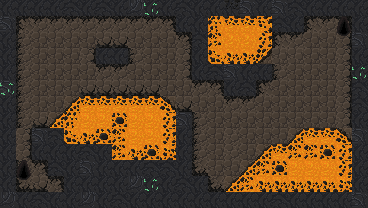

Below is a game level as drawn by its tile map, then a one-line description and the .tmx file that defines it, in full:
An orthogonal 23x13 tile map with 16x16 px tiles, 2 tile layers (Tile Layer 1, Tile Layer 2) and 10 objects (5x rock, 2x lava_blob, player_spawn, pickaxe, level_exit).

<map version="1.10" tiledversion="1.10.2" orientation="orthogonal" renderorder="right-down" width="23" height="13" tilewidth="16" tileheight="16" infinite="0" nextlayerid="4" nextobjectid="24">
 <tileset firstgid="1" source="cave_crawler_v2.tsx" />
 <layer id="1" name="Tile Layer 1" width="23" height="13">
  <data encoding="csv">
95,95,95,95,2684354655,95,2684354655,95,2684354656,95,95,95,95,95,95,95,95,95,95,95,95,95,95,
96,62,62,62,62,62,62,62,62,62,2684354642,2684354656,96,46,46,46,46,96,62,62,62,2684354642,95,
95,62,62,62,62,62,61,61,62,62,62,62,62,46,46,46,46,62,62,62,62,76,95,
95,62,62,62,62,61,95,95,61,62,62,62,62,46,46,46,46,62,62,62,62,62,95,
95,62,62,62,62,62,61,61,62,62,62,62,2684354655,62,2684354655,62,96,62,62,62,62,62,95,
96,62,62,62,62,62,62,62,62,62,62,62,62,62,62,2684354655,62,62,62,62,62,62,95,
95,62,62,62,48,48,48,48,48,47,48,62,62,62,62,62,62,62,62,62,62,62,95,
95,62,62,48,48,48,48,48,48,48,48,96,62,62,62,62,62,62,62,62,62,62,95,
95,62,62,62,48,48,48,48,48,48,48,95,62,62,62,62,62,62,48,48,48,48,95,
95,62,62,62,96,62,62,48,48,48,48,95,62,62,62,62,48,48,48,46,48,48,95,
95,77,61,62,62,62,62,95,95,2684354655,2684354655,95,1610612818,62,62,48,48,48,48,48,48,48,95,
95,1610612818,62,62,62,62,62,95,2684354656,95,95,2684354655,95,1610612818,48,48,48,48,48,48,48,48,95,
2684354656,95,2684354655,95,95,2684354656,96,2684354655,95,95,95,95,95,95,95,95,95,2684354655,95,95,95,95,96
</data>
 </layer>
 <layer id="3" name="Tile Layer 2" width="23" height="13">
  <data encoding="csv">
0,0,0,0,0,0,0,0,0,50,0,2684354655,0,0,2,96,0,96,2684354655,0,0,0,0,
0,82,79,79,79,79,79,79,79,79,2684354642,95,95,1,2,2,3,2684354655,95,82,79,66,0,
0,77,0,0,0,0,78,78,0,0,0,2684354642,2684354655,16,0,0,18,82,79,0,0,81,96,
0,77,0,0,0,76,0,0,77,0,0,76,95,31,32,32,107,62,62,0,0,76,0,
0,77,0,0,0,0,79,79,0,0,0,76,95,2684354655,96,95,95,77,0,0,0,76,50,
50,77,0,0,0,78,78,78,78,78,0,0,79,2684354642,95,2684354655,82,0,0,0,0,76,2684354655,
0,77,0,0,91,2,2,2,2,2,92,78,0,0,79,79,0,0,0,0,0,76,2684354655,
0,77,78,91,1,0,0,17,0,0,18,0,77,0,0,0,0,0,0,0,0,76,0,
0,76,96,2684354655,31,32,17,16,0,0,18,0,77,0,61,0,0,0,91,2,2,92,96,
0,76,95,95,95,2684354655,95,16,32,17,33,0,77,0,61,0,91,2,16,16,17,18,0,
0,66,2684354642,2684354655,95,96,95,0,0,0,0,0,1610612818,0,0,91,16,17,0,0,0,18,0,
0,81,78,2684354642,95,95,95,0,0,50,0,0,0,1610612818,91,16,32,32,32,32,32,33,0,
0,0,0,0,0,0,95,0,0,0,0,0,0,0,0,0,0,0,0,0,0,0,0
</data>
 </layer>
 <objectgroup id="2" name="Object Layer 1">
  <object id="1" name="player_spawn" x="23.6255" y="170.727">
   <point />
  </object>
  <object id="5" name="rock" x="51.7086" y="54.8289">
   <point />
  </object>
  <object id="6" name="pickaxe" x="52.1543" y="53.4916">
   <point />
  </object>
  <object id="10" name="level_exit" x="343.238" y="28.0831">
   <point />
  </object>
  <object id="13" name="lava_blob" x="86.3258" y="117.388">
   <point />
  </object>
  <object id="19" name="rock" x="292.797" y="78.1994">
   <point />
  </object>
  <object id="20" name="rock" x="329.067" y="84.6149">
   <point />
  </object>
  <object id="21" name="lava_blob" x="220.38" y="55.403">
   <point />
  </object>
  <object id="22" name="rock" x="310.241" y="108.536">
   <point />
  </object>
  <object id="23" name="rock" x="277.853" y="97.0812">
   <point />
  </object>
 </objectgroup>
</map>
